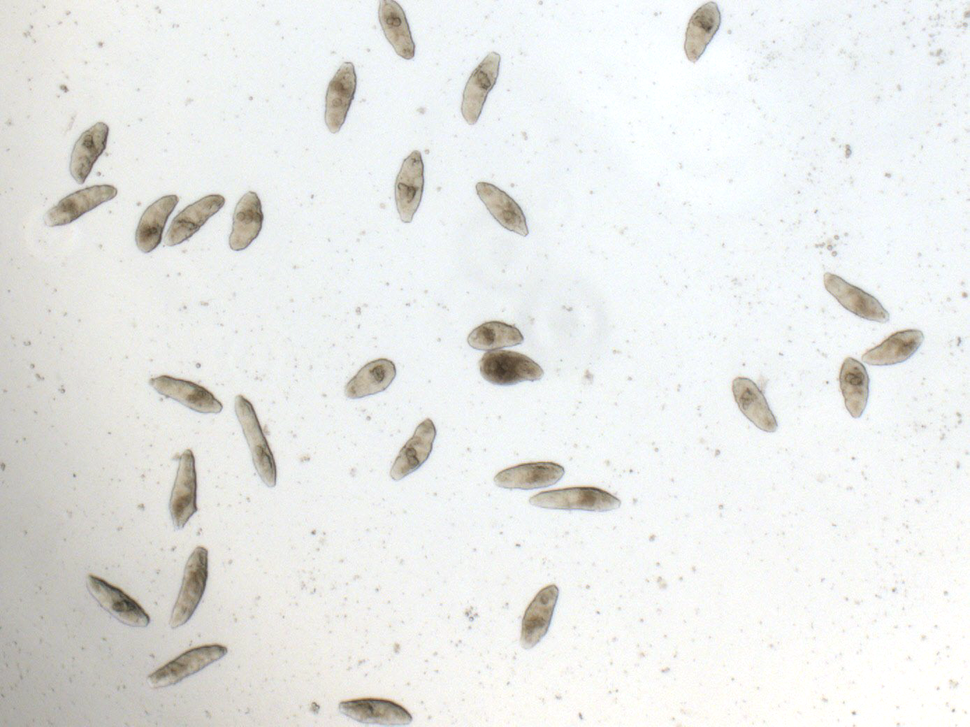
#> input picture Midterm Presentation/images/1.png, 970 x 727 px, shrunk from 1388 x 1040 before the run; the run also reads 1 picture not shown here
$ python vptree_search.py
#> lines starting #> are read from the running program, lines starting #| are printed output that depends on the picture
### Midterm Presentation/lib/histogram_intersection.py
import cv2
import numpy as np
from skimage.feature import local_binary_pattern

def compute_3d_hist(image, bins=(8,8,8)):
    hist = cv2.calcHist([image], [0,1,2], None, bins, [0,256,0,256,0,256])
    return hist

def compute_lbp_hist(gray_image, n_points, radius, method, n_bins):
    lbp = local_binary_pattern(gray_image, n_points, radius, method)
    hist = np.histogram(lbp.ravel(), bins=n_bins, range=(0, n_bins))[0]
    return hist

def get_hist(image):
    color_hist = compute_3d_hist(image)
    gray = cv2.cvtColor(image, cv2.COLOR_BGR2GRAY)
    lbp_hist = compute_lbp_hist(gray, n_points=24, radius=3, method='uniform', n_bins=26)
    feature_vector = np.concatenate([color_hist.flatten(), lbp_hist])
    feature_vector = feature_vector / feature_vector.sum()
    return feature_vector

def histogram_intersection(hist1, hist2):
    return np.minimum(hist1, hist2).sum()

def histogram_distance(hist1, hist2):
    intersection = histogram_intersection(hist1, hist2)
    return 1 - intersection

### Midterm Presentation/vptree_search.py
import os
import time

import cv2
import numpy as np
from lib.histogram_intersection import get_hist, histogram_distance

class VPNode:
    def __init__(self, image_name=None, pivot=None, mu=None, left=None, right=None, points=None):
        self.image_name = image_name
        self.pivot = pivot
        self.mu = mu
        self.left = left
        self.right = right
        self.points = points

def build_vptree(images_features):
    if len(images_features) == 0:
        return None
    if len(images_features) == 1:
        name, feature = images_features[0]
        return VPNode(image_name=name, pivot=feature, points=[name])

    pivot_idx = np.random.randint(len(images_features))
    pivot_name, pivot_feature = images_features[pivot_idx]

    distances = []
    for i, (name, feature) in enumerate(images_features):
        if i != pivot_idx:
            dist = histogram_distance(pivot_feature, feature)
            distances.append((dist, name, feature))

    dists_only = [d[0] for d in distances]
    mu = np.median(dists_only)

    left_points = [(name, feat) for d, name, feat in distances if d <= mu]
    right_points = [(name, feat) for d, name, feat in distances if d > mu]

    left_tree = build_vptree(left_points)
    right_tree = build_vptree(right_points)

    return VPNode(image_name=pivot_name,
                  pivot=pivot_feature,
                  mu=mu,
                  left=left_tree,
                  right=right_tree,
                  points=[name for name, _ in images_features]
                  )

def search_vptree(root, query_feature, tau):
    if root is None:
        return []

    comparisons = 0
    fetched_relevant_images = []
    stack = [root]

    while stack:
        node = stack.pop()
        if node is None:
            continue

        dist = histogram_distance(node.pivot, query_feature)
        comparisons += 1

        if dist <= tau:
            fetched_relevant_images.append((node.image_name, dist))

        if node.left is None and node.right is None:
            continue

        if dist < node.mu:
            stack.append(node.left)
            if dist + tau >= node.mu:
                stack.append(node.right)
        else:
            stack.append(node.right)
            if dist - tau <= node.mu:
                stack.append(node.left)

    return (fetched_relevant_images, comparisons)

def main():
    image_dir = 'images'
    image_files = [os.path.join(image_dir, f) for f in os.listdir(image_dir)
                if f.lower().endswith(('.png', '.jpg', '.jpeg'))]
    images = [cv2.imread(f) for f in image_files]
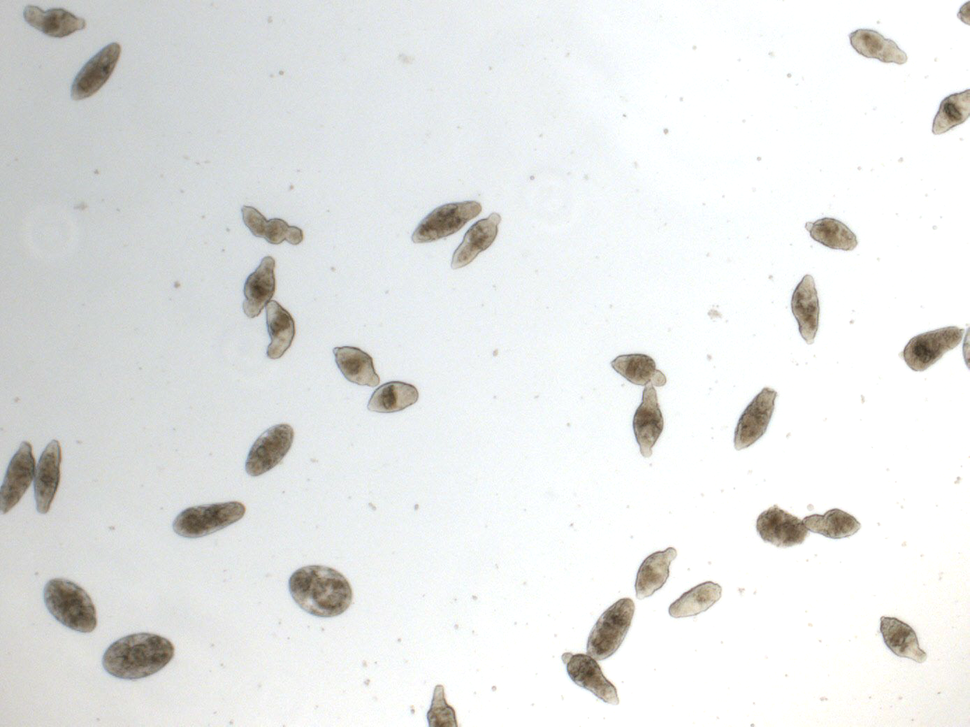
#> input picture Midterm Presentation/images/10.png, 970 x 727 px, shrunk from 1388 x 1040 before the run
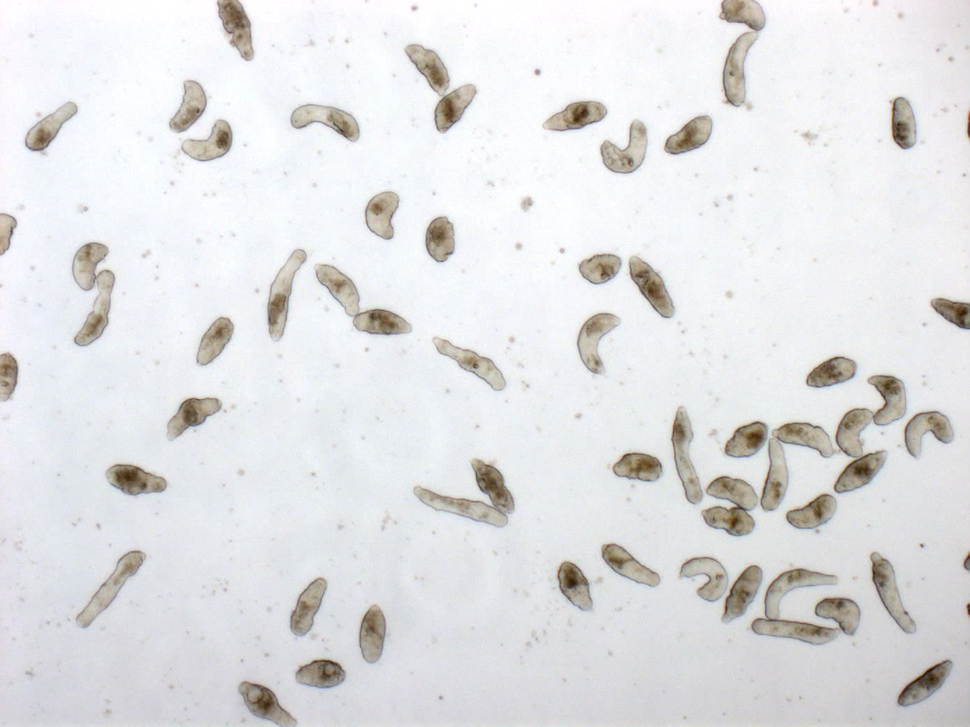
#> input picture Midterm Presentation/images/2.png, 970 x 727 px, shrunk from 1388 x 1040 before the run
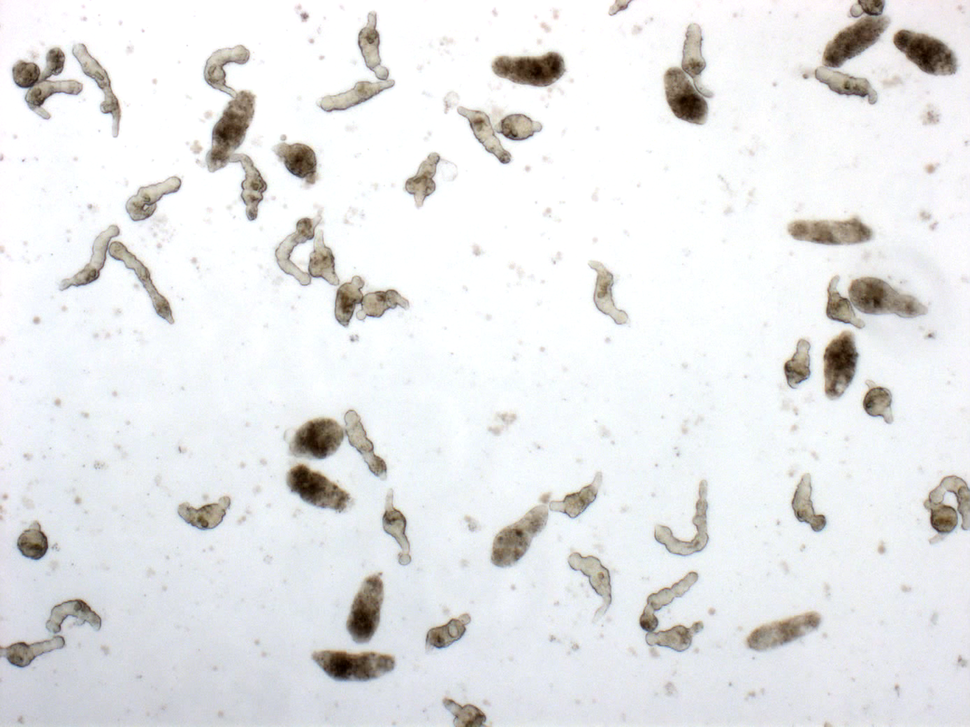
#> input picture Midterm Presentation/images/3.png, 970 x 727 px, shrunk from 1388 x 1040 before the run
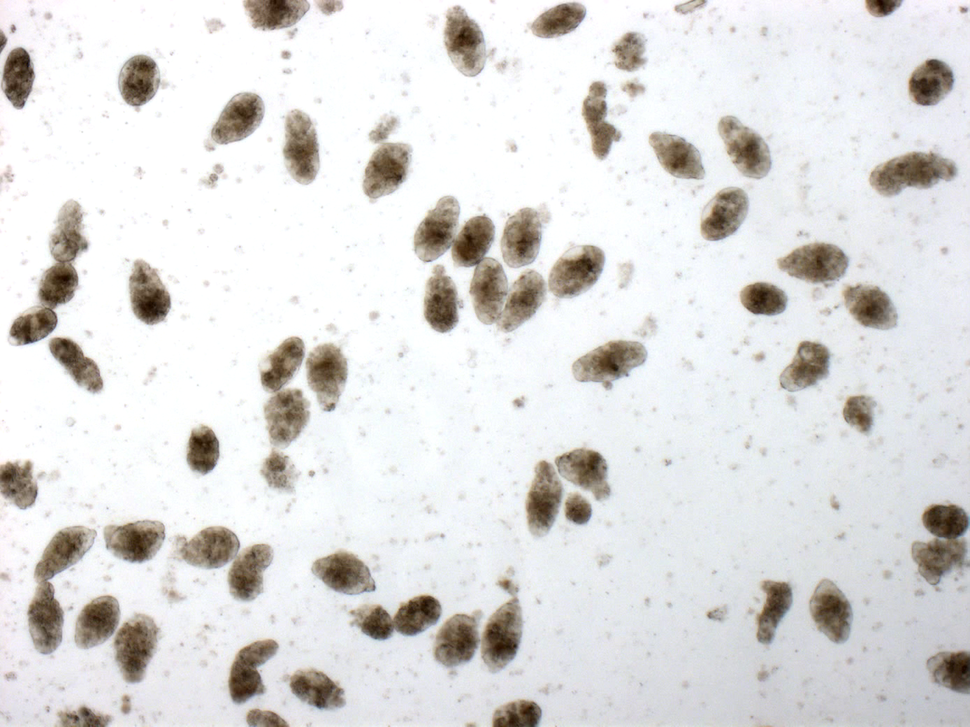
#> input picture Midterm Presentation/images/4.png, 970 x 727 px, shrunk from 1388 x 1040 before the run
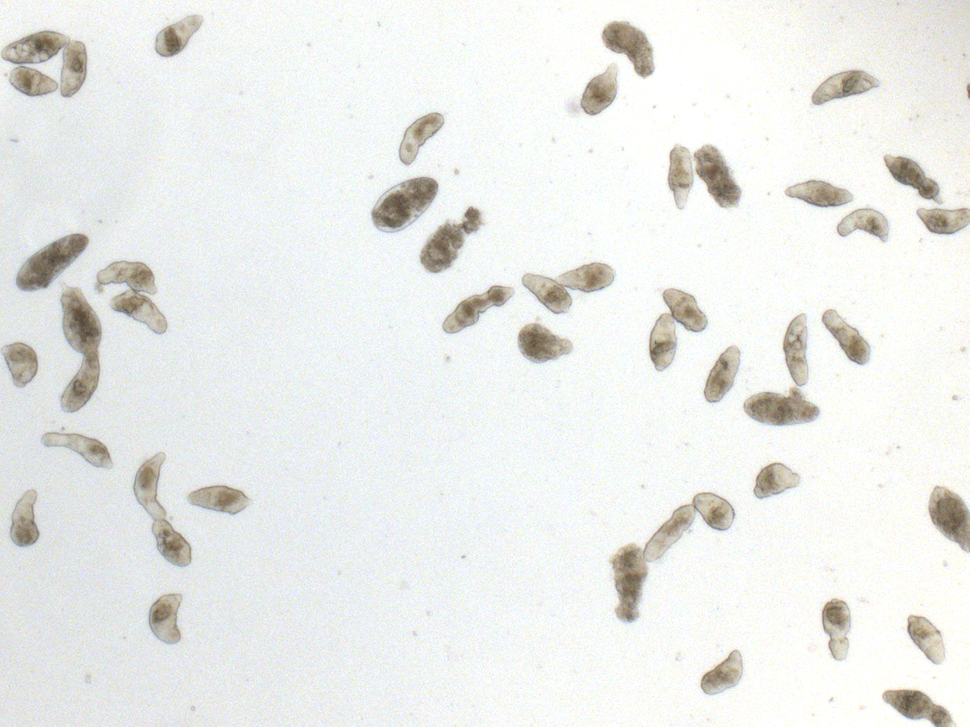
#> input picture Midterm Presentation/images/6.png, 970 x 727 px, shrunk from 1388 x 1040 before the run
#> images = 7 items
    image_features = []

    for img, img_name in zip(images, image_files):
        feature_vector = get_hist(img)
        image_features.append((img_name, feature_vector))
#> this loop made 7 passes
#> img_name on passes 1 to 7: 'images/1.png', 'images/10.png', 'images/2.png', 'images/3.png', 'images/4.png', 'images/5.png', 'images/6.png'
#> after the loop, image_features = 7 items

    relevant_images = {'images\\1.png', 'images\\2.png', 'images\\3.png', 'images\\4.png',
                       'images\\5.png', 'images\\6.png', 'images\\7.png', 'images\\8.png',
                       'images\\9.png', 'images\\10.png'}
    num_relevant = len(relevant_images)

    simulations = 100
    total_time = 0
    total_relevant_retrieved = 0
    total_retrieved = 0
    fetched_relevant_images = set()


    for i in range(simulations):
        vp_tree = build_vptree(image_features)
#> in build_vptree, `pivot_idx = np.random.randint(len(images_features))`: pivot_idx = 4
#> in build_vptree, `pivot_name, pivot_feature = images_features[pivot_idx]`: pivot_name = 'images/4.png'; pivot_feature = 538 values, max 0.345 at index 511, min 0 at index 2, mean 0.00186
#> the loop in build_vptree, `for i, (name, feature) in enumerate(images_features):` made 7 passes
#> (name, intersection in histogram_distance, dist) on passes 1, 2, 3, 4, 6, 7: ('images/1.png', 0.798, 0.202), ('images/10.png', 0.822, 0.178), ('images/2.png', 0.857, 0.143), ('images/3.png', 0.898, 0.102), ('images/5.png', 0.767, 0.233), ('images/6.png', 0.77, 0.23)
#> after the loop in build_vptree, `for i, (name, feature) in enumerate(images_features):`: distances = 6 items
#> in build_vptree, `dists_only = [d[0] for d in distances]`: dists_only = [0.202, 0.178, 0.143, 0.102, 0.233, 0.23]
#> in build_vptree, `mu = np.median(dists_only)`: mu = 0.19
#> in build_vptree, `left_points = [(name, feat) for d, name, feat in distances if d <= mu]`: left_points = 3 items
#> the loop in build_vptree (call 2), `for i, (name, feature) in enumerate(images_features):` made 3 passes
#> (name, intersection in histogram_distance, dist) on passes 1, 3: ('images/10.png', 0.893, 0.107), ('images/3.png', 0.878, 0.122)
#> in __init__, `self.pivot = pivot`: self.pivot = 538 values, max 0.337 at index 511, min 0 at index 0, mean 0.00186

        query_parasite_image = np.random.randint(1, 11)
        query_image_path = f'images/{query_parasite_image}.png'

        print('################################')
        print(f'Simulation {i+1}')
        print('################################')
        print(f'VP Tree initilized with {len(image_features)} images')
#| VP Tree initilized with 7 images
        print(f'Root Node: {vp_tree.image_name}')
#| Root Node: images/4.png
        print(f'Querying VP tree with image: {query_image_path}')
        print('================================')

        query_img = cv2.imread(query_image_path)
#> query_img is the input picture: shape (727, 970, 3); mean B, G, R 220.1, 220.9, 221.8
        query_feature = get_hist(query_img)
#> in compute_lbp_hist (call 8), `lbp = local_binary_pattern(gray_image, n_points, radius, method)`:
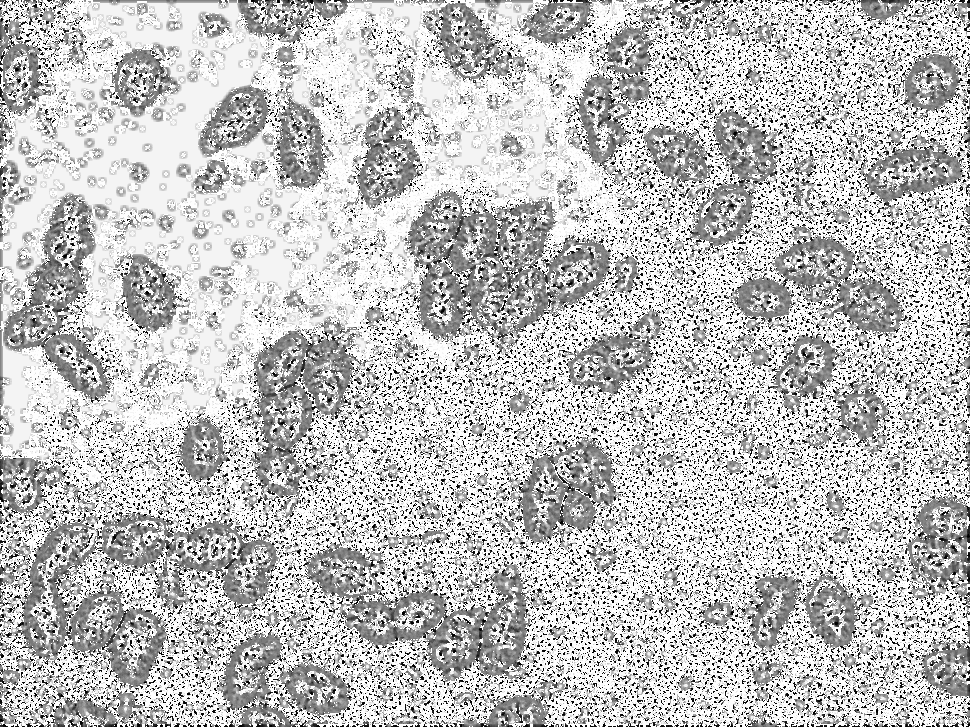
#> lbp: shape (727, 970) float64; min 0, max 25, mean 18.8; drawn with min black and max white
#> in compute_lbp_hist (call 8), `hist = np.histogram(lbp.ravel(), bins=n_bins, range=(0, n_bins))[0]`: hist = 26 values, max 287069 at index 25, min 4853 at index 5, mean 27122.7
#> query_feature has the same summary as pivot_feature in build_vptree

        tau = 0.25

        start_time = time.perf_counter()
        fetched, _ = search_vptree(vp_tree, query_feature, tau)
#> the loop in search_vptree, `while stack:` made 7 passes
#> (intersection in histogram_distance, dist) on passes 1 to 7: (1, 0), (0.798, 0.202), (0.77, 0.23), (0.767, 0.233), (0.857, 0.143), (0.822, 0.178), (0.898, 0.102)
#> after the loop in search_vptree, `while stack:`: comparisons = 7; fetched_relevant_images = [('images/4.png', 0), ('images/1.png', 0.202), ('images/6.png', 0.23), ('images/5.png', 0.233), ('images/2.png', 0.143), ('images/10.png', 0.178), ('images/3.png', 0.102)]; stack = []
#> fetched has the same summary as fetched_relevant_images in search_vptree
        end_time = time.perf_counter()
        elapsed_time = end_time - start_time

        retrieved_relevant = 0
        retrieved = len(fetched)
#> retrieved = 7

        fetched.sort(key=lambda x: x[1])
        for img_name, dist in fetched:
            print(f'{img_name}: {dist:.4f}')
            fetched_relevant_images.add(img_name)
            if img_name in relevant_images:
                retrieved_relevant += 1
#> this loop made 7 passes
#| images/4.png: 0.0000
#| images/3.png: 0.1018
#| images/2.png: 0.1428
#| images/10.png: 0.1777
#| images/1.png: 0.2018
#| images/6.png: 0.2302
#| images/5.png: 0.2331
#> after the loop, fetched_relevant_images = 7 items; retrieved_relevant = 0

        recall = retrieved_relevant / num_relevant
#> recall = 0
        precision = retrieved_relevant / retrieved
#> precision = 0

        print(f'Elapsed time: {elapsed_time:.6f} seconds')
        print(f'Recall: {recall:.4f}, Precision: {precision:.4f}')
#| Recall: 0.0000, Precision: 0.0000

        total_relevant_retrieved += retrieved_relevant
#> total_relevant_retrieved = 0
        total_retrieved += retrieved
#> total_retrieved = 7
        total_time += elapsed_time

    recall = total_relevant_retrieved / (num_relevant * simulations)
    precision = total_relevant_retrieved / total_retrieved

    print('================================')
    print('All Relevant Images Across Simulations:')
    for img_name in (fetched_relevant_images):
        print(f'{img_name}')
    print(f'Average time over {simulations} simulations: {total_time/simulations} seconds')
    print(f'Overall Recall: {recall:.4f}, Overall Precision: {precision:.4f}')

if __name__ == '__main__':
#> (the run stopped early here; a loop or call above may not have finished)
